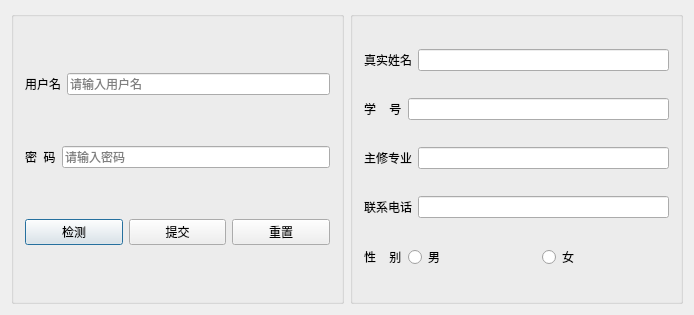
<?xml version="1.0" encoding="UTF-8"?>
<ui version="4.0">
 <class>AddStudent</class>
 <widget class="QDialog" name="AddStudent">
  <property name="geometry">
   <rect>
    <x>0</x>
    <y>0</y>
    <width>694</width>
    <height>315</height>
   </rect>
  </property>
  <property name="windowTitle">
   <string>用户注册</string>
  </property>
  <layout class="QVBoxLayout" name="verticalLayout_3" stretch="3">
   <item>
    <layout class="QHBoxLayout" name="horizontalLayout_9">
     <item>
      <widget class="QGroupBox" name="groupBox">
       <property name="title">
        <string/>
       </property>
       <layout class="QVBoxLayout" name="verticalLayout">
        <item>
         <layout class="QHBoxLayout" name="horizontalLayout_7">
          <item>
           <widget class="QLabel" name="label">
            <property name="text">
             <string>用户名</string>
            </property>
           </widget>
          </item>
          <item>
           <widget class="QLineEdit" name="username">
            <property name="font">
             <font>
              <family>Arial</family>
             </font>
            </property>
            <property name="placeholderText">
             <string>请输入用户名</string>
            </property>
            <property name="clearButtonEnabled">
             <bool>true</bool>
            </property>
           </widget>
          </item>
         </layout>
        </item>
        <item>
         <layout class="QHBoxLayout" name="horizontalLayout_6">
          <item>
           <widget class="QLabel" name="label_2">
            <property name="text">
             <string>密  码</string>
            </property>
           </widget>
          </item>
          <item>
           <widget class="QLineEdit" name="password">
            <property name="font">
             <font>
              <family>Arial</family>
             </font>
            </property>
            <property name="echoMode">
             <enum>QLineEdit::Normal</enum>
            </property>
            <property name="placeholderText">
             <string>请输入密码</string>
            </property>
            <property name="clearButtonEnabled">
             <bool>true</bool>
            </property>
           </widget>
          </item>
         </layout>
        </item>
        <item>
         <layout class="QHBoxLayout" name="horizontalLayout_5" stretch="0,0,0">
          <item>
           <widget class="QPushButton" name="checkBtn">
            <property name="text">
             <string>检测</string>
            </property>
           </widget>
          </item>
          <item>
           <widget class="QPushButton" name="submitBtn">
            <property name="sizePolicy">
             <sizepolicy hsizetype="Preferred" vsizetype="Fixed">
              <horstretch>0</horstretch>
              <verstretch>0</verstretch>
             </sizepolicy>
            </property>
            <property name="text">
             <string>提交</string>
            </property>
           </widget>
          </item>
          <item>
           <widget class="QPushButton" name="resetBtn">
            <property name="sizePolicy">
             <sizepolicy hsizetype="Preferred" vsizetype="Fixed">
              <horstretch>0</horstretch>
              <verstretch>0</verstretch>
             </sizepolicy>
            </property>
            <property name="text">
             <string>重置</string>
            </property>
           </widget>
          </item>
         </layout>
        </item>
       </layout>
      </widget>
     </item>
     <item>
      <widget class="QGroupBox" name="groupBox_2">
       <property name="title">
        <string/>
       </property>
       <layout class="QVBoxLayout" name="verticalLayout_2">
        <item>
         <layout class="QHBoxLayout" name="horizontalLayout_4">
          <item>
           <widget class="QLabel" name="label_3">
            <property name="text">
             <string>真实姓名</string>
            </property>
           </widget>
          </item>
          <item>
           <widget class="QLineEdit" name="name">
            <property name="font">
             <font>
              <family>Times New Roman</family>
             </font>
            </property>
           </widget>
          </item>
         </layout>
        </item>
        <item>
         <layout class="QHBoxLayout" name="horizontalLayout_8">
          <item>
           <widget class="QLabel" name="label_4">
            <property name="text">
             <string>学    号</string>
            </property>
           </widget>
          </item>
          <item>
           <widget class="QLineEdit" name="studentId">
            <property name="font">
             <font>
              <family>Arial</family>
             </font>
            </property>
           </widget>
          </item>
         </layout>
        </item>
        <item>
         <layout class="QHBoxLayout" name="horizontalLayout_3">
          <item>
           <widget class="QLabel" name="label_5">
            <property name="text">
             <string>主修专业</string>
            </property>
           </widget>
          </item>
          <item>
           <widget class="QLineEdit" name="major">
            <property name="font">
             <font>
              <family>Times New Roman</family>
             </font>
            </property>
           </widget>
          </item>
         </layout>
        </item>
        <item>
         <layout class="QHBoxLayout" name="horizontalLayout_2">
          <item>
           <widget class="QLabel" name="label_6">
            <property name="sizePolicy">
             <sizepolicy hsizetype="Preferred" vsizetype="Preferred">
              <horstretch>0</horstretch>
              <verstretch>0</verstretch>
             </sizepolicy>
            </property>
            <property name="text">
             <string>联系电话</string>
            </property>
           </widget>
          </item>
          <item>
           <widget class="QLineEdit" name="phonenumber">
            <property name="font">
             <font>
              <family>Arial</family>
             </font>
            </property>
           </widget>
          </item>
         </layout>
        </item>
        <item>
         <layout class="QHBoxLayout" name="horizontalLayout">
          <item>
           <widget class="QLabel" name="label_7">
            <property name="sizePolicy">
             <sizepolicy hsizetype="Fixed" vsizetype="Preferred">
              <horstretch>0</horstretch>
              <verstretch>0</verstretch>
             </sizepolicy>
            </property>
            <property name="text">
             <string>性    别</string>
            </property>
           </widget>
          </item>
          <item>
           <widget class="QRadioButton" name="male">
            <property name="text">
             <string>男</string>
            </property>
            <attribute name="buttonGroup">
             <string notr="true">buttonGroup</string>
            </attribute>
           </widget>
          </item>
          <item>
           <widget class="QRadioButton" name="female">
            <property name="text">
             <string>女</string>
            </property>
            <attribute name="buttonGroup">
             <string notr="true">buttonGroup</string>
            </attribute>
           </widget>
          </item>
         </layout>
        </item>
       </layout>
      </widget>
     </item>
    </layout>
   </item>
  </layout>
 </widget>
 <layoutdefault spacing="6" margin="11"/>
 <resources/>
 <connections/>
 <buttongroups>
  <buttongroup name="buttonGroup"/>
 </buttongroups>
</ui>
